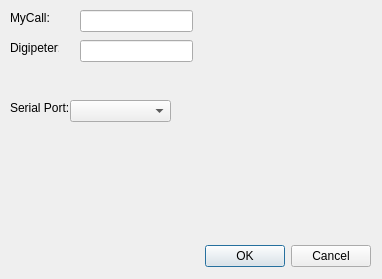
<?xml version="1.0" encoding="UTF-8"?>
<ui version="4.0">
 <class>Dialog</class>
 <widget class="QDialog" name="Dialog">
  <property name="geometry">
   <rect>
    <x>0</x>
    <y>0</y>
    <width>382</width>
    <height>279</height>
   </rect>
  </property>
  <property name="windowTitle">
   <string>Dialog</string>
  </property>
  <widget class="QDialogButtonBox" name="buttonBox">
   <property name="geometry">
    <rect>
     <x>30</x>
     <y>240</y>
     <width>341</width>
     <height>32</height>
    </rect>
   </property>
   <property name="orientation">
    <enum>Qt::Horizontal</enum>
   </property>
   <property name="standardButtons">
    <set>QDialogButtonBox::Cancel|QDialogButtonBox::Ok</set>
   </property>
  </widget>
  <widget class="QLabel" name="label">
   <property name="geometry">
    <rect>
     <x>10</x>
     <y>10</y>
     <width>49</width>
     <height>16</height>
    </rect>
   </property>
   <property name="text">
    <string>MyCall:</string>
   </property>
  </widget>
  <widget class="QLineEdit" name="leMycall">
   <property name="geometry">
    <rect>
     <x>80</x>
     <y>10</y>
     <width>113</width>
     <height>22</height>
    </rect>
   </property>
  </widget>
  <widget class="QLabel" name="label_2">
   <property name="geometry">
    <rect>
     <x>10</x>
     <y>100</y>
     <width>61</width>
     <height>16</height>
    </rect>
   </property>
   <property name="text">
    <string>Serial Port:</string>
   </property>
  </widget>
  <widget class="QComboBox" name="comboBox">
   <property name="geometry">
    <rect>
     <x>70</x>
     <y>100</y>
     <width>101</width>
     <height>22</height>
    </rect>
   </property>
  </widget>
  <widget class="QLabel" name="label_3">
   <property name="geometry">
    <rect>
     <x>10</x>
     <y>40</y>
     <width>49</width>
     <height>16</height>
    </rect>
   </property>
   <property name="text">
    <string>Digipeter:</string>
   </property>
  </widget>
  <widget class="QLineEdit" name="leDigipeter">
   <property name="geometry">
    <rect>
     <x>80</x>
     <y>40</y>
     <width>113</width>
     <height>22</height>
    </rect>
   </property>
  </widget>
 </widget>
 <resources/>
 <connections>
  <connection>
   <sender>buttonBox</sender>
   <signal>accepted()</signal>
   <receiver>Dialog</receiver>
   <slot>accept()</slot>
   <hints>
    <hint type="sourcelabel">
     <x>248</x>
     <y>254</y>
    </hint>
    <hint type="destinationlabel">
     <x>157</x>
     <y>274</y>
    </hint>
   </hints>
  </connection>
  <connection>
   <sender>buttonBox</sender>
   <signal>rejected()</signal>
   <receiver>Dialog</receiver>
   <slot>reject()</slot>
   <hints>
    <hint type="sourcelabel">
     <x>316</x>
     <y>260</y>
    </hint>
    <hint type="destinationlabel">
     <x>286</x>
     <y>274</y>
    </hint>
   </hints>
  </connection>
 </connections>
</ui>
